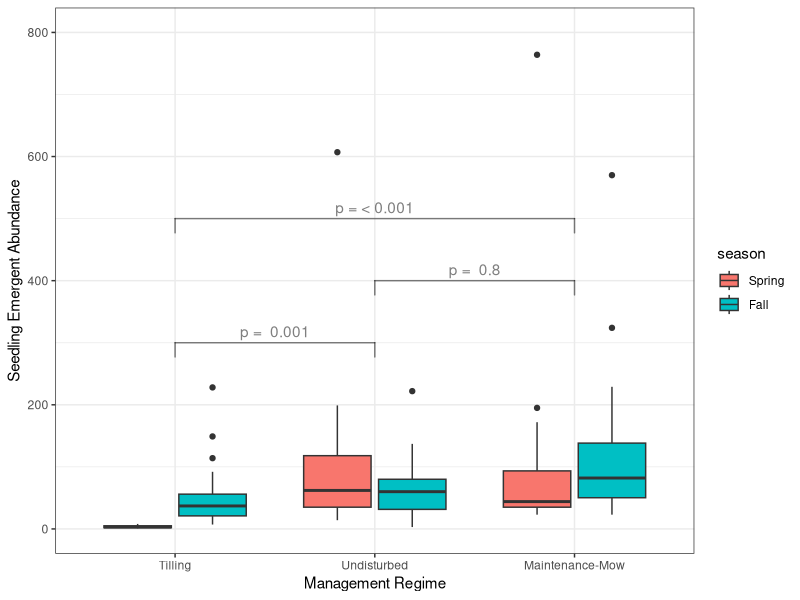
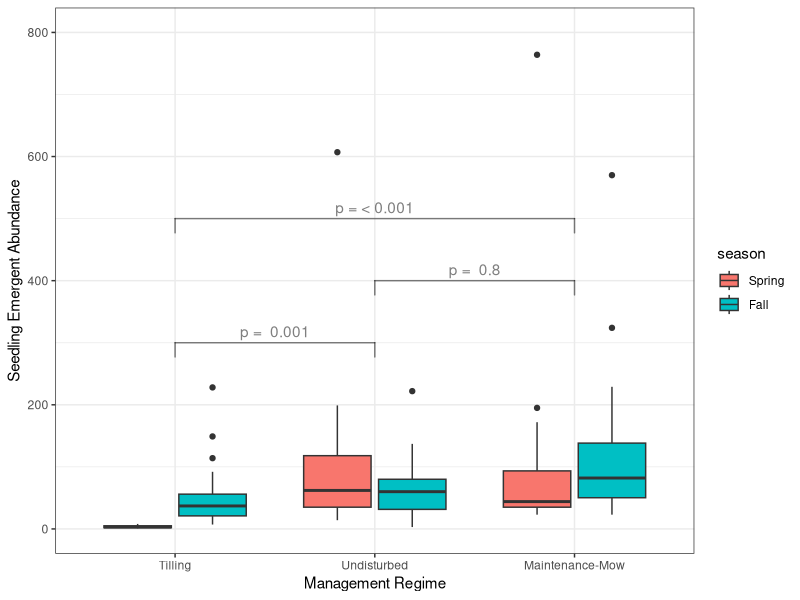

Generate these figures, in order, with R:
################################################################################
# Accompanying code for the following research project: 
#   Seedbanks in the Meadoway (Scarborough, Canada)
#
#
# Corresponding authors for this script:  
#   Garland Xie      (1)
#
# Affiliations: 
#   (1) Department of Biological Sciences, 
#       University of Toronto Scarborough,
#       1265 Military Trail, Toronto, ON, M1C 1A4, Canada
#       email: garland.xie@mail.utoronto.ca, 
#
#
# Purpose of this R script: to conduct regression models to determine 
# relationship between seed bank community metrics, management regimes, and
# seasonal variation
#
# IMPORTANT: Please refresh your R session before you run this script
# Why? See https://rstats.wtf/save-source.html


# libraries ----
library(here)   
library(dplyr)
library(ggplot2)
library(MASS)
library(patchwork)
library(lme4)
library(emmeans)
library(tidyr)
library(multcompView)
library(multcomp)
library(ggsignif)

# import ----

spr_sb <- read.csv(
  here("data", "analysis_data", "spring_seedbank.csv"),
  row.names = 1
)

fall_sb <- read.csv(
  here("data", "analysis_data", "fall_seedbank.csv"),
  row.names = 1
)

sb_taxon <- read.csv(
  here("data", "input_data", 
       "seed_bank_taxonomy.csv")
)

# check packaging ----
glimpse(spr_sb)
glimpse(fall_sb)

# clean data ----

sb <- rbind(fall_sb, spr_sb)

# get community-level abundance and species richness
sb_comm <- sb %>%
  group_by(season, site_name, site_code, treatment, plot) %>%
  summarize(
    abund = sum(total_abund, na.rm = TRUE),
    species_richness = dplyr::n_distinct(spp_code)
  ) %>%
  ungroup() %>%
  mutate(
    season = factor(season, levels = c("Spring", "Fall")), 
    treatment = factor(treatment, levels = c("RES", "MOW", "TIL"))
  )

# add zeros to plots with no seed bank info (representing zero germination)
sb_comm_tidy <- sb_comm %>%
  
  # Spring, T2_1, plot 13
  tibble::add_row(
    season = "Spring", 
    site_name = "VICP", 
    site_code = "T2_1",
    treatment = "TIL",
    plot = 13, 
    abund = 0,
    species_richness = 0, 
  ) %>%
  
  # Spring, T2_1, plot 15
  tibble::add_row(
    season = "Spring", 
    site_name = "VICP", 
    site_code = "T2_1",
    treatment = "TIL",
    plot = 15, 
    abund = 0,
    species_richness = 0, 
  ) %>%
  
  # Spring, T2_3, plot 21
  tibble::add_row(
    season = "Spring", 
    site_name = "KENN", 
    site_code = "T2_3",
    treatment = "TIL",
    plot = 21, 
    abund = 0,
    species_richness = 0, 
  ) %>%
  
  # Spring, T2_3, plot 25
  tibble::add_row(
    season = "Spring", 
    site_name = "KENN", 
    site_code = "T2_3",
    treatment = "TIL",
    plot = 25, 
    abund = 0,
    species_richness = 0, 
  ) 

# regression model ----
glmer_abund_nb <- glmer.nb(
  formula = abund ~ treatment + season + (1|site_code), 
  data = sb_comm
)

# pairwise comparisons ----
abund_emm_trt <- emmeans(
  glmer_abund_nb, 
  "treatment", 
  lmer.df = "satterthwaite"
)

pairs_abund_trt <- as.data.frame(pairs(abund_emm_trt))

pairs_til_res <- pairs_abund_trt %>%
  filter(contrast == "RES - TIL") %>%
  pull(p.value) %>%
  signif(digits = 1)

pairs_mow_res <- pairs_abund_trt %>%
  filter(contrast == "RES - MOW") %>%
  pull(p.value) %>%
  signif(digits = 1)

pairs_mow_til <- pairs_abund_trt %>%
  filter(contrast == "MOW - TIL") %>%
  mutate(p.value = case_when(
    p.value < 0.001 ~ 0.001)
    ) %>%
  pull(p.value) 

# add letters to each mean
abund_trt_cld <- 
  cld(
    object = abund_emm_trt, 
    adjust = "sidak",
    Letters = letters,
    alpha = 0.05) %>%
  as.data.frame() %>%
  mutate(
    treatment = as.character(treatment), 
    treatment = case_when(
      treatment == "MOW" ~ "Maintenance-Mow", 
      treatment == "RES" ~ "Undisturbed",
      treatment == "TIL" ~ "Tilling"
    ), 
    
    emmean = exp(emmean) + 60
  ) %>%
  rename(cld = .group)

# check for sample size ----
sb_comm %>%
  group_by(season, treatment) %>%
  summarize(
    sample_size = n()
  ) %>%
  ungroup()

# plot ----

# adjust x-axis labels (i.e., management regimes)
# for readability
sb_data_viz <- sb_comm %>%
  
  mutate(
    treatment = as.character(treatment), 
    treatment = case_when(
      treatment == "MOW" ~ "Maintenance-Mow", 
      treatment == "RES" ~ "Undisturbed",
      treatment == "TIL" ~ "Tilling"
    ), 
    treatment = factor(
      treatment, levels = c("Tilling", "Undisturbed", "Maintenance-Mow")) 
  ) 

(sb_abund_plot <- sb_data_viz %>%
  ggplot(aes(x = treatment, y = abund, fill = season)) +
  geom_boxplot() + 
    
  # pairwise significance between tilling and undisturbed
  geom_signif(
    y_position = 300, 
    xmin = 1, 
    xmax = 2, 
    annotation = paste("p = ", as.character(pairs_til_res)),
    alpha = 0.5
  ) + 
    
  # pairwise significance between mowing and undisturbed  
  geom_signif(
    y_position = 400, 
    xmin = 2, 
    xmax = 3, 
    annotation = paste("p = ", as.character(pairs_mow_res)), 
    alpha = 0.5
    ) +   
    
  # pairwise significance between mowing and tilling  
  geom_signif(
    y_position = 500, 
    xmin = 1, 
    xmax = 3, 
    annotation =  paste("p = <", as.character(pairs_mow_til)),
    alpha = 0.5
    ) + 
    
  ylim(0, 800) + 
    
  labs(
    x = "Management Regime", 
    y = "Seedling Emergent Abundance"
    ) + 
  theme_bw() 
)

# save to disk ---

ggsave(
  filename = here("output", "results", "figure-1.png"), 
  device = "png", 
  units = "in",
  height = 5, 
  width = 6
)
